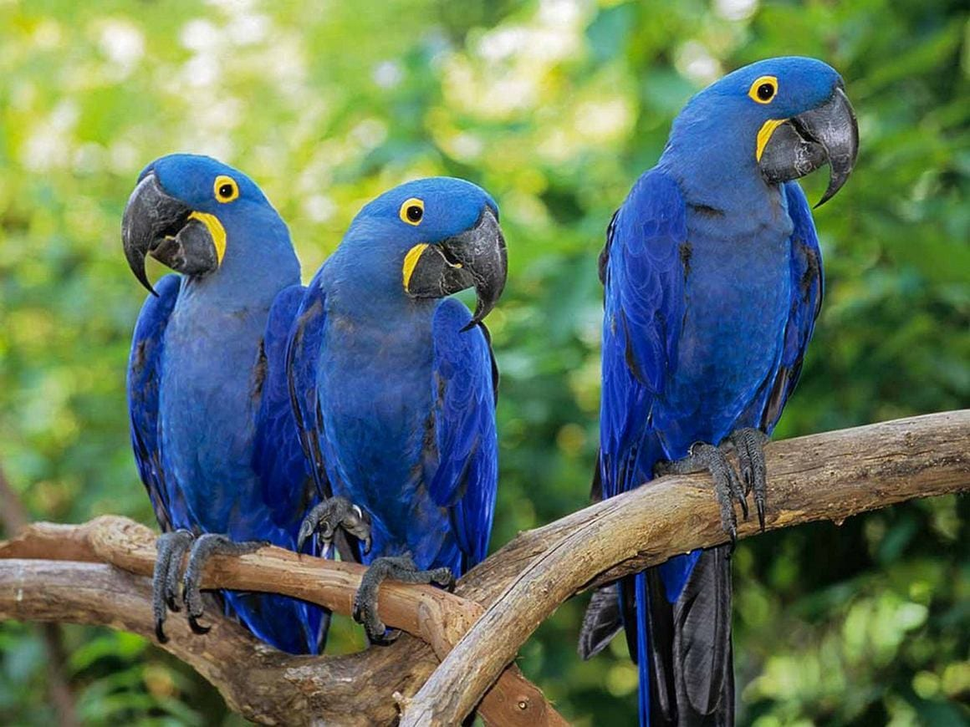
%> input picture arara_azul.png, 970 x 727 px, shrunk from 1160 x 870 before the run
$ octave destacarCor.m   (GNU Octave 9; MATLAB toolbox functions it lacks are replaced by stand-ins)
%> lines starting %> are read from the running program, lines starting %| are printed output that depends on the picture; in (x1, y1, x2, y2) boxes, pixels count from 0 and x2, y2 are one past the last pixel; in counts of white or black regions, pixels touching at a corner belong together; the program's own positions count from 1
%% Leitura da imagem
RGB = imread('arara_azul.png');
%> RGB is the input picture: size 727x970x3 uint8; mean R, G, B 95, 116.5, 95.8
HSV = rgb2hsv(RGB);
%> HSV: size 727x970x3 double; mean H, S, V 0.347, 0.517, 0.539

H = HSV(:,:,1); % Matiz
S = HSV(:,:,2); % Saturação
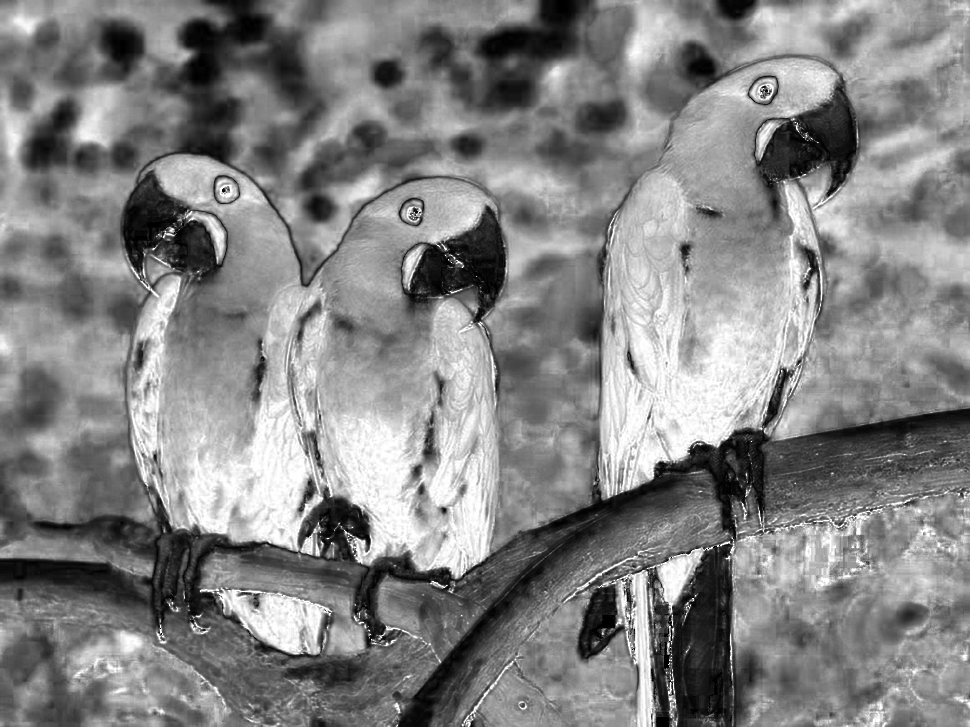
%> S: size 727x970 double; min 0, max 1, mean 0.517
V = HSV(:,:,3); % Intensidade
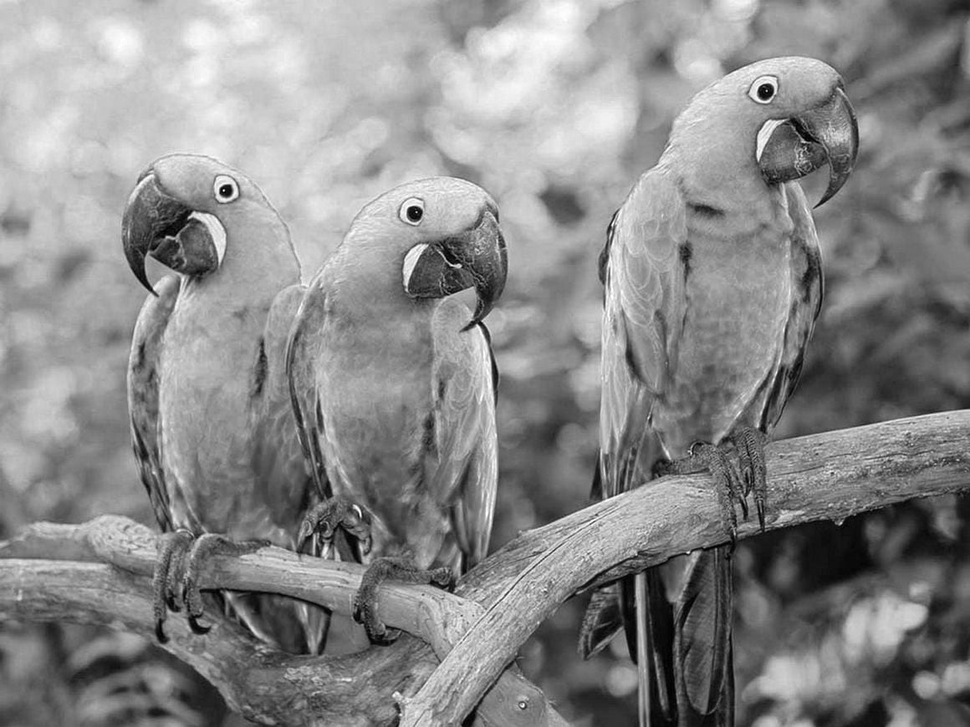
%> V: size 727x970 double; min 0, max 1, mean 0.539

%% Criar máscara com a saturação
% Limiar de 10% do maior valor de saturação
limiar = .1*max(max(S));
%> limiar = 0.1
s_mask = S>limiar;
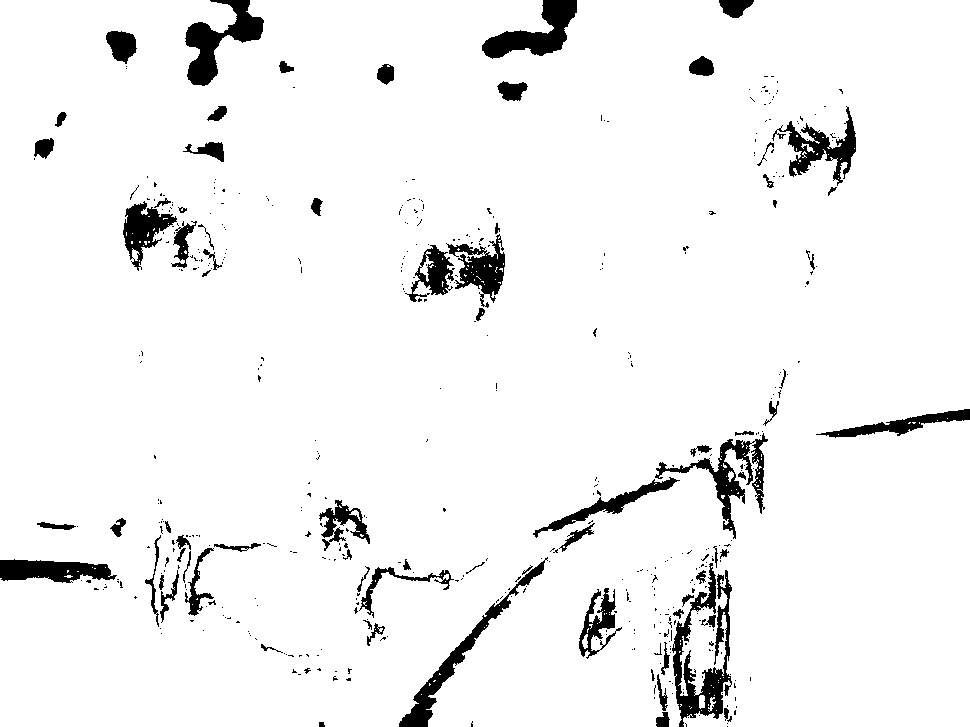
%> s_mask: size 727x970 logical; 94.8% white; 496 black regions (418 under 20 px), largest, box (x1, y1, x2, y2) and area: (672, 563, 732, 727) 3503, (185, 0, 264, 86) 2662, (482, 0, 577, 59) 2485

%% Produto da Máscara com a Matiz
prod = H.*s_mask;
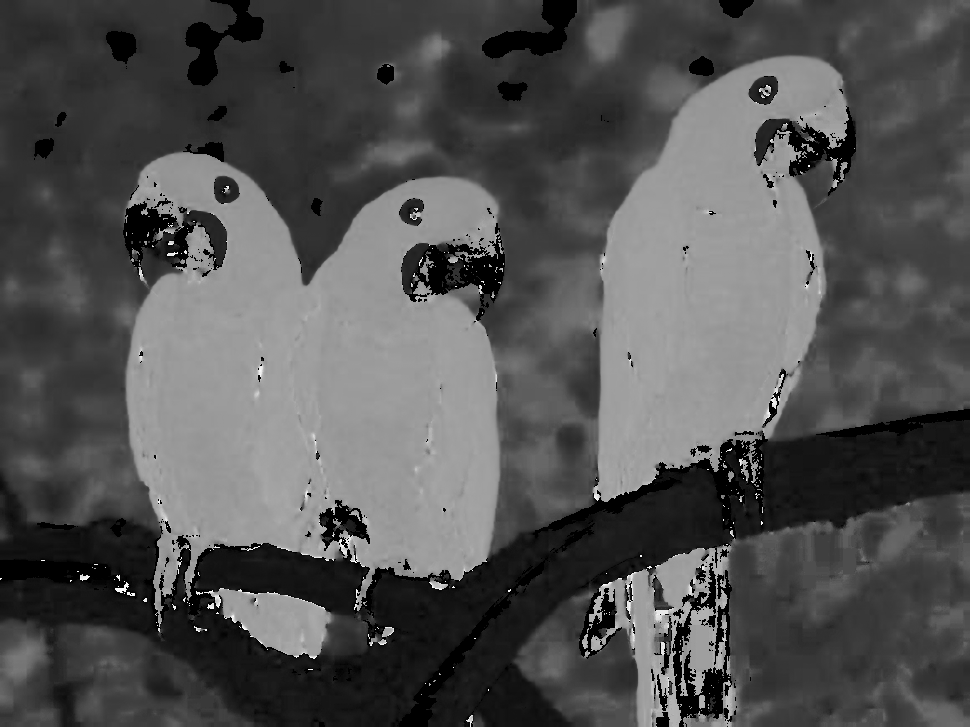
%> prod: size 727x970 double; min 0, max 0.994, mean 0.325
%subplot(2,2,2), imshow(prod); title('Matiz x Máscara')

%% Segmentação da imagem
mask = ((prod < 0.9) & (prod > 0.5));
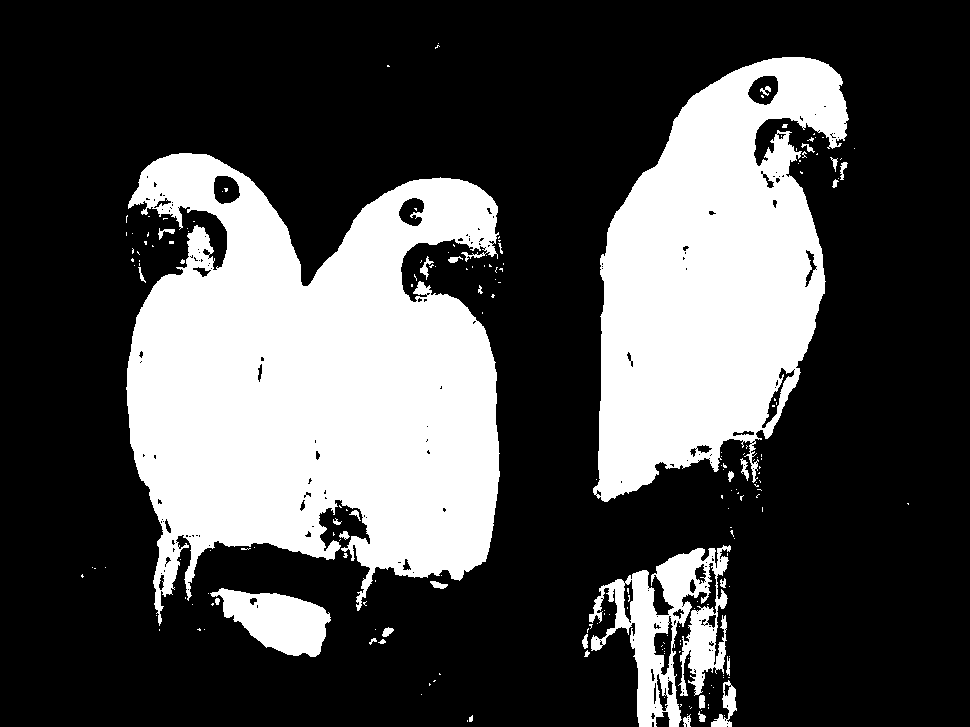
%> mask: size 727x970 logical; 29.5% white; 201 white regions (167 under 20 px), largest, box (x1, y1, x2, y2) and area: (126, 153, 500, 626) 118523, (593, 57, 849, 502) 71212, (589, 545, 731, 727) 10688

% Tudo que é azul fica saturado em azul
% Tudo que não é azul fica em tons de cinza (saturação = zero)
HSV_seg = HSV;
HSV_seg(:,:,2) = mask; %Substitui a saturação
%> HSV_seg: size 727x970x3 double; mean H, S, V 0.347, 0.295, 0.539
RGB_seg = hsv2rgb(HSV_seg);
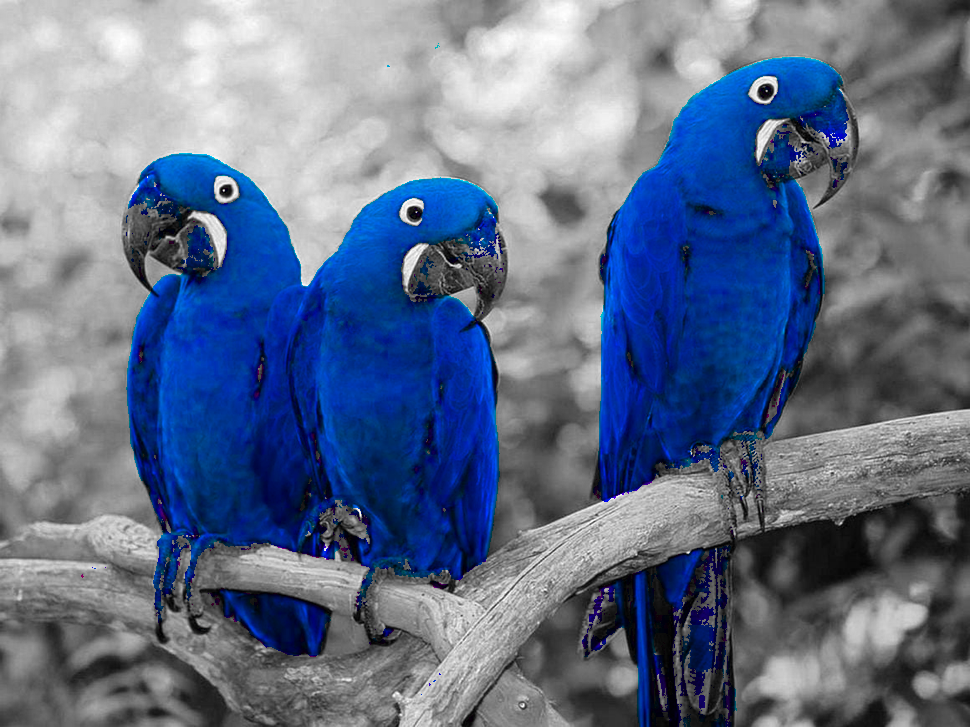
%> RGB_seg: size 727x970x3 double; mean R, G, B 0.384, 0.437, 0.539

figure
subplot(1,2,1), imshow(RGB);
subplot(1,2,2), imshow(RGB_seg); title('Tons de azul')
